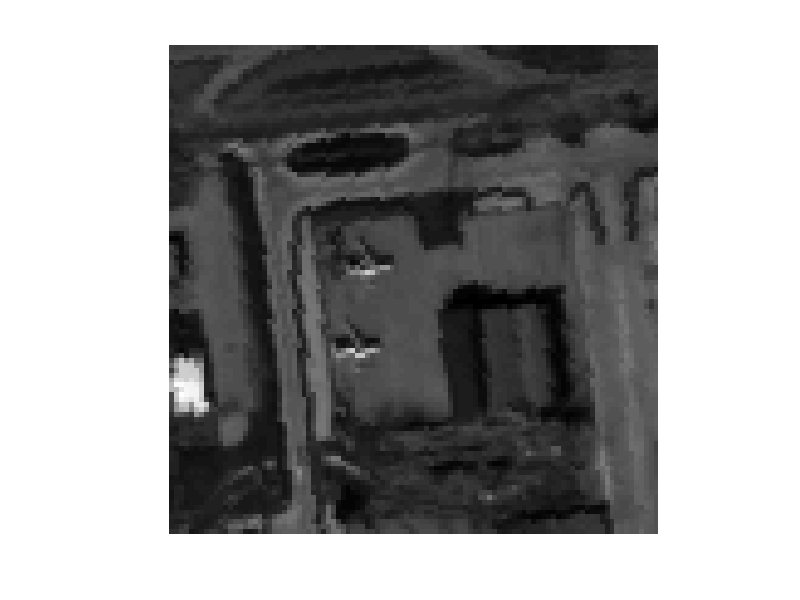

Recreate this plot in MATLAB. (Note: this script raises an error after producing the figure.)
clear all; close all; clc;
load('abu_airport_2.mat');
hyper_data = data;

hyper_data = (hyper_data-min(min(min(hyper_data))))/(max(max(max(hyper_data)))-min(min(min(hyper_data))));
figure; imshow(hyper_data(:,:,30),[]);
[spat1,spat2,spec] = size(hyper_data);
hyper_vector = zeros(spec,spat1*spat2);

for b = 1:1:spec
    hyper_vector(b,:) = reshape(hyper_data(:,:,b),1,spat1*spat2);
end

spectSings(:,1) = squeeze(hyper_data(46,40,:));

SMF_start = cputime;
mean_b = squeeze(mean(mean(hyper_data)))';
Cb = cov(double(hyper_vector'));
costMap_SMF = zeros(spat1,spat2,size(spectSings,2));
pixel = 0;
for i = 1:1:spat1
    for j = 1:1:spat2
pixel = pixel+1;
disp(pixel);
x = double(squeeze(hyper_data(i,j,:)))';
for k = 1:1:size(spectSigns,2)
    s = spectSigns(:,k);
    costMap_SMF(i,j,k) = ( (s-mean_b)*(Cb\(x -mean_b)') ) / ((s-mean_b)*(Cb\(s -mean_b)') );
end
    end
end

        
